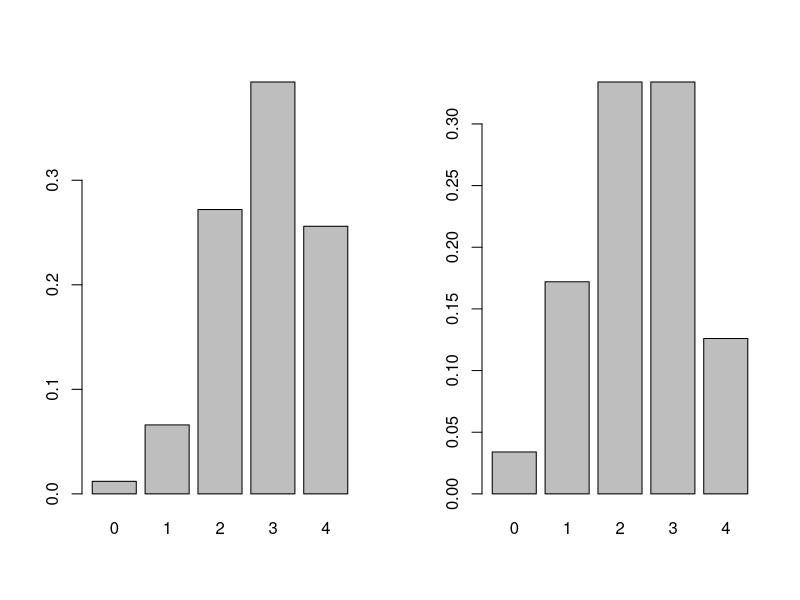
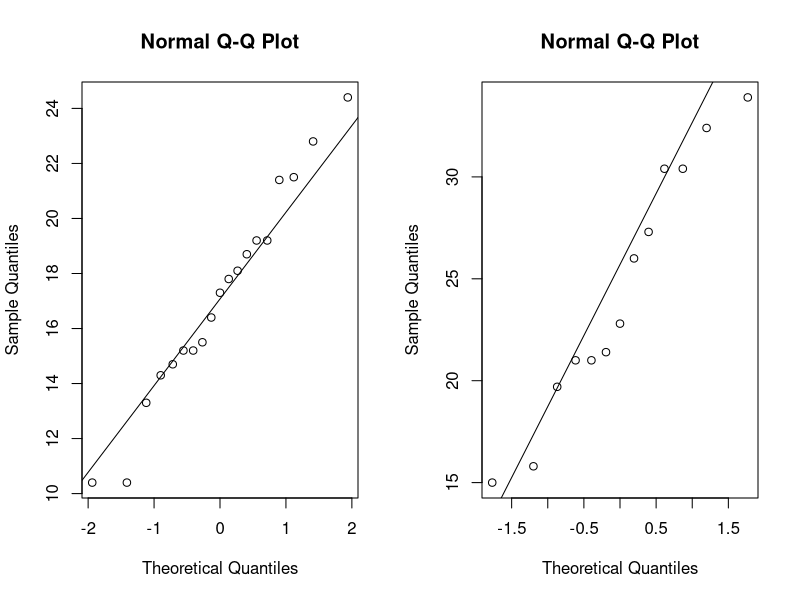

Write R code to recreate these figures, in order.
## ---- chunk 1
library(MASS)  
head(survey)
tbl <- table(survey$Smoke, survey$Exer) 
tbl                 #tabla de contingencia
chisq.test(tbl)  #H1: son dependientes
## ---- chunk 2
x <- rbinom(500,4,0.7)
y <- rbinom(500,4,0.6)
par(mfrow=c(1,2))
barplot(table(x) / sum(table(x)))
barplot(table(y) / sum(table(y)))

chisq.test(table(x),table(y))
## ---- chunk 3
x <- c(89,37,30,28,2)
p <- c(40,20,20,15,5)
chisq.test(x,p)
chisq.test(x,5*x)
## ---- chunk 4
library(MASS)
data("mtcars")
head(mtcars)
mtcars$mpg #gasto
mtcars$am #automático o manual
#automático y manual son independientes
wilcox.test(mpg ~ am, data=mtcars) 
# son distribuciones diferentes
kruskal.test(mpg ~ am, data=mtcars)
## ---- chunk 5
par(mfrow=c(1,2))
qqnorm(mtcars$mpg[mtcars$am==0])
qqline(mtcars$mpg[mtcars$am==0])
qqnorm(mtcars$mpg[mtcars$am==1])
qqline(mtcars$mpg[mtcars$am==1])
## ---- chunk 6

head(immer)
wilcox.test(immer$Y1, immer$Y2, paired=TRUE)
